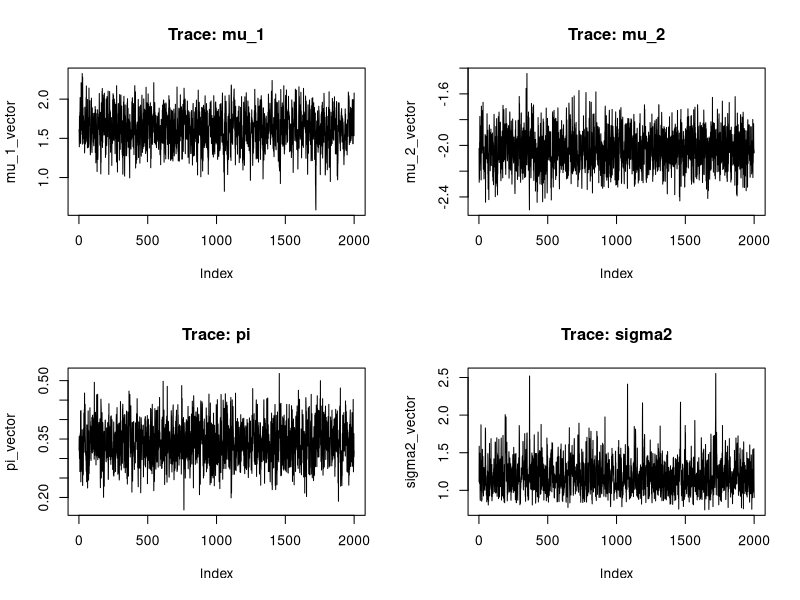
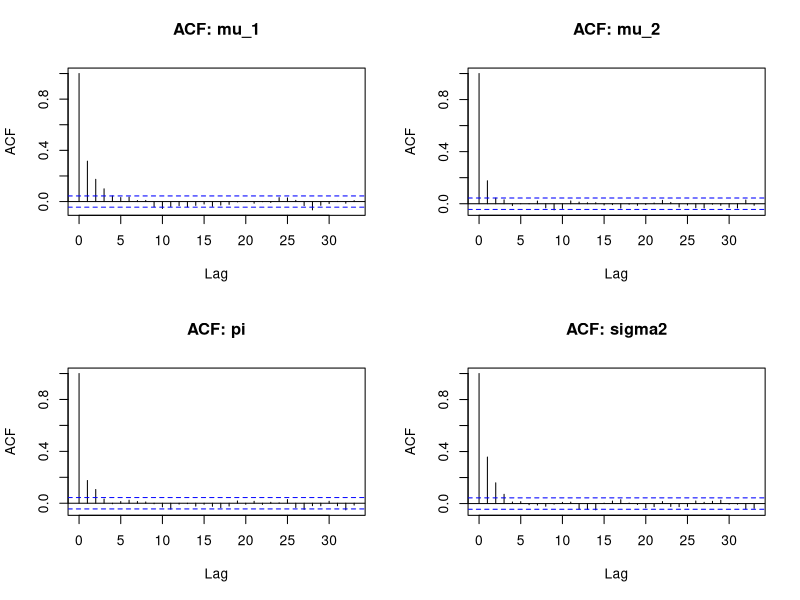

Source code (R) for these figures, in order:
## ---- chunk 1
iterate_parameters <- function(data, previous, hyperparams) {
    next_parameters <- list()
    n <- length(data)
    
    m_0     <- hyperparams$m_0
    s2_0    <- hyperparams$s2_0
    a       <- hyperparams$a
    b       <- hyperparams$b
    alpha_0 <- hyperparams$alpha_0
    beta_0  <- hyperparams$beta_0
    
    mu_1    <- previous$mu_1
    mu_2    <- previous$mu_2
    pi      <- previous$pi
    sigma2  <- previous$sigma2
    zs      <- previous$zs
    
    #Latent group allocation for each data point separately
    z_i <- numeric(n)
    for (i in 1:n) {
      y_i <- data[i]
      #conditional likelihood for the generated data; probability that Z_i equals 1.
      p_1 <- dnorm(y_i, mu_1, sqrt(sigma2))*pi/
        (pi*dnorm(y_i, mu_1, sqrt(sigma2))+(1-pi)*dnorm(y_i, mu_2, sqrt(sigma2)))
      #randomize latent group allocation
      if (runif(1, 0, 1) < p_1) {
        z_i[i] <- 1
      } else {
        z_i[i] <- 2
      }
    }
    #save result
    zs <- z_i
    next_parameters$zs <- zs
    
    #split observations into groups by allocation parameter
    is_group_1   <- sapply(zs, function(x) x == 1) #vector which tells if a datum is in group 1
    is_group_2   <- !is_group_1
    group_1_data <- data[which(is_group_1)]
    group_2_data <- data[which(is_group_2)]
    
    #count observations in each group, and take their sums
    N_1 <- length(group_1_data)
    N_2 <- length(group_2_data)
    y_sum_1 <- sum(group_1_data)
    y_sum_2 <- sum(group_2_data)
    
    #sample from the conditional likelihood of group allocation parameter pi
    pi <- rbeta(1, a + N_1, b + n - N_1)
    next_parameters$pi <- pi
    
    #sample mu_1 from conditional distribution
    mu_1 <- rnorm(1, 
                  mean = (m_0 + y_sum_1)/(sigma2 + s2_0*N_1),
                  sd = sqrt((s2_0*sigma2)/(sigma2 + s2_0*N_1))
    )
    next_parameters$mu_1 <- mu_1
    
    #sample mu_2 from it's conditional distribution
    mu_2 <- rnorm(1, 
                  mean = (m_0 + y_sum_2)/(sigma2 + s2_0*N_2),
                  sd = sqrt((s2_0*sigma2)/(sigma2 + s2_0*N_2))
    )
    next_parameters$mu_2 <- mu_2
    
    #calculate parameters for the conditional of sigma^2
    #this needs cleanup later
    alpha_k <- alpha_0 + n/2
    #beta_k_1 = beta_0 + 1/2 * sum((data-mu_1)^2)
    #beta_k_2 = beta_0 + 1/2 * sum((data-mu_2)^2)
    #sample from the conditional distribution 
    #sigma2 = pi * 1/rgamma(1, alpha_k, beta_k_1) + (1-pi) * 1/rgamma(1, alpha_k, beta_k_2)
    mus <- is_group_1*mu_1 + is_group_2*mu_2
    beta_k <- beta_0 + 1/2 * sum((data-mus)^2)
    
    sigma2 <- 1/rgamma(1, alpha_k, beta_k)
    next_parameters$sigma2 <- sigma2
    
    next_parameters
}

gibbs_sampler <- function(data, samples_count, burn, hyperparams, initialisation = NA) {
  n <- length(data)
  parameters <- vector(mode="list", length=samples_count)
  
  m_0     <- hyperparams$m_0
  s2_0    <- hyperparams$s2_0
  a       <- hyperparams$a
  b       <- hyperparams$b
  alpha_0 <- hyperparams$alpha_0
  beta_0  <- hyperparams$beta_0
  
  #Initialise prior values from distribution
  if (!any(is.na(initialisation))){
      parameters[[1]] <- initialisation
  }
  else {
      parameters[[1]] <- list(
      mu_1    = rnorm(1, m_0, sqrt(s2_0)),
      mu_2    = rnorm(1, m_0, sqrt(s2_0)),
      pi      = rbeta(1, a, b),
      sigma2  = 1/rgamma(1, alpha_0, beta_0)
    )

  }
  parameters[[1]]$zs = rbinom(n, 1, 1-parameters[[1]]$pi) + 1
  #Burn just replaces the first value repeatedly, thus discarding the previous value
  for (t in 1:burn) {
    previous <- parameters[[1]]
    parameters[[1]] <- iterate_parameters(data, previous, hyperparams)
  }
  #generate samples
  for (t in 2:samples_count) {
    previous <- parameters[[t-1]]
    parameters[[t]] <- iterate_parameters(data, previous, hyperparams)
  }
  parameters
}
## ---- chunk 2
#generate a dataset

n <- 100
allocation <- rbinom(n, size = 1, prob = 0.7)
separate_data <- allocation*rnorm(n, -2, 1) + (1 - allocation)*rnorm(n, 2, 1)

## ---- chunk 3

hyperparams = list(
  m_0 = 0,
  s2_0 = 1,
  a = 1,
  b = 1,
  alpha_0 = 1,
  beta_0 = 1
)
initilasation <- list(
      mu_1    = 1,
      mu_2    = 1,
      pi      = 0.5,
      sigma2  = 1
    )

separate_gibbs = gibbs_sampler(separate_data, 2000, 2000, hyperparams, initialisation = initilasation)
## ---- chunk 4
mu_1_vector <- sapply(separate_gibbs, function (x) x$mu_1)
mu_2_vector <- sapply(separate_gibbs, function (x) x$mu_2)
pi_vector <- sapply(separate_gibbs, function (x) x$pi)
sigma2_vector <- sapply(separate_gibbs, function (x) x$sigma2)

## ---- chunk 5

par(mfrow=c(2,2))

plot(mu_1_vector, type = "l", main = "Trace: mu_1")
plot(mu_2_vector, type = "l", main = "Trace: mu_2")

plot(pi_vector, type = "l", main = "Trace: pi")
plot(sigma2_vector, type = "l", main = "Trace: sigma2")
## ---- chunk 6
par(mfrow=c(2,2))

acf(mu_1_vector, main = "ACF: mu_1")
acf(mu_2_vector, main = "ACF: mu_2")
acf(pi_vector, main = "ACF: pi")
acf(sigma2_vector, main = "ACF: sigma2")

## ---- chunk 7
hyperparams = list(
  m_0 = 0,
  s2_0 = 1,
  a = 1,
  b = 1,
  alpha_0 = 1,
  beta_0 = 1
)

mean <- mean(faithful$eruptions)
std <- sd(faithful$eruptions)
preprocessed_data <- (faithful$eruptions - mean)/ std

## ---- chunk 8
gibbs_sampler(preprocessed_data, 100, 100, hyperparams)
## ---- chunk 9
